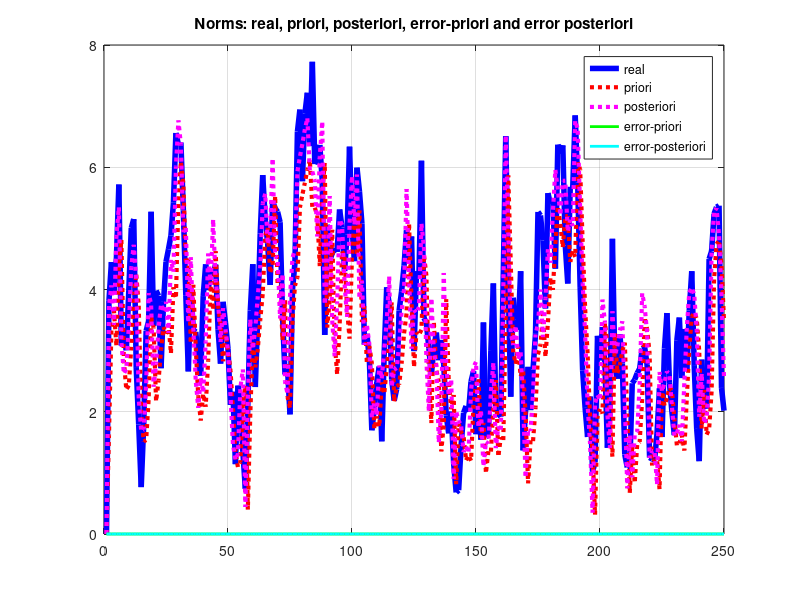
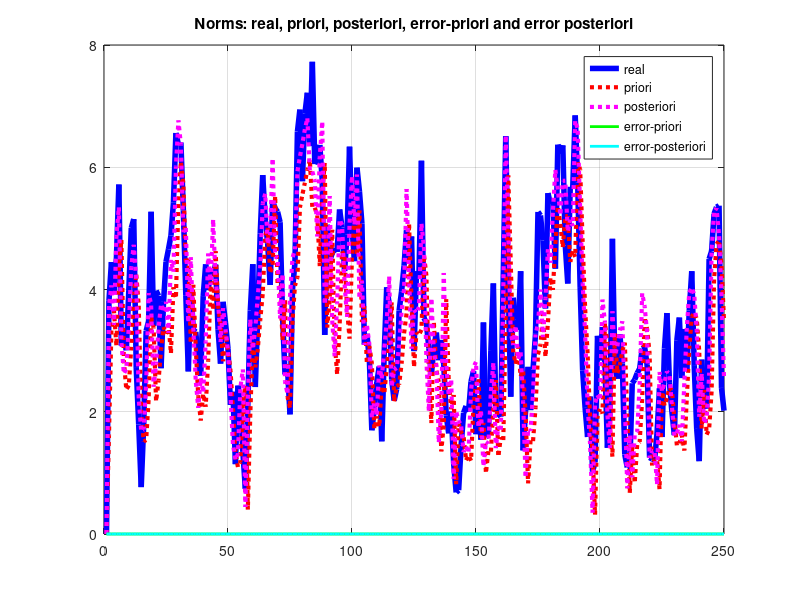
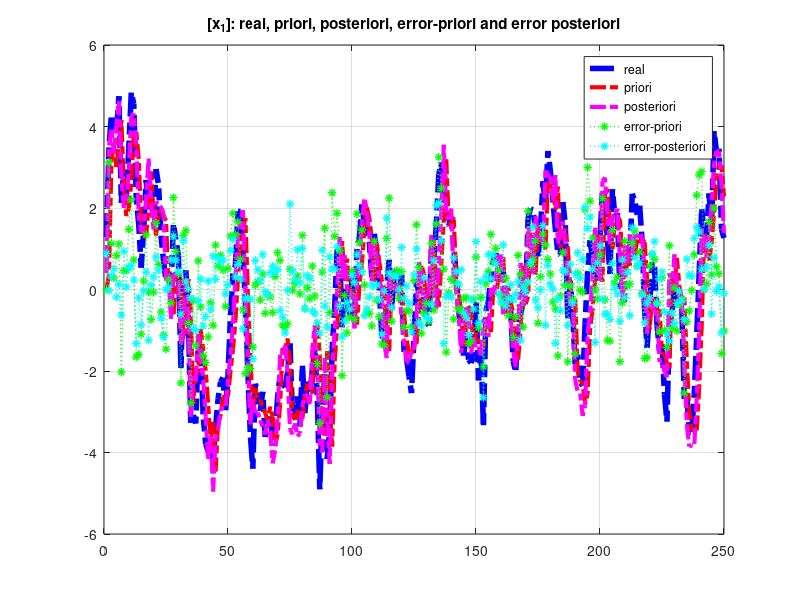
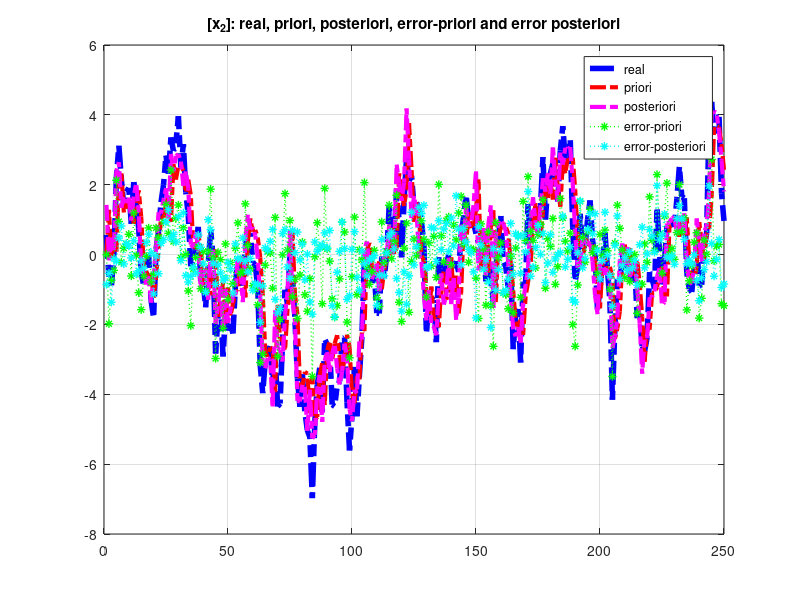

Here is the MATLAB script that generated these plots, in order:
% RIBEIRO, J. R. June, 12, 2020. jrodrib@usp.br
%
% Filtering of linear dynamic systems [Kumar&Varaiya:Theorem 2.21]
%
% x(k+1) = A * x(k) + G * w(k)                         % state
%   y(k) = C * x(k) + H * v(k)                         % output
% q(k+1) = A * q(k) + L(k+1) * [y(k+1) - C * A * q(k)] % estimator
%
% w and v are independent noise processes with zero mean, 
% and covariance W and V.
%
% x(0) has mean 0 and covariance x_0_covariance
%
%
%%%% #1
%%%% CREATING PARAMETERS
%%%% 
close all,clear,clc;
% dimentions
k_max = 250;
dim_x = 5;
dim_w = 3;
dim_y = 3;
dim_v = 7;

% matrices
A = 0.9*eye(dim_x, dim_x);
G = eye(dim_x, dim_w);
C = eye(dim_y, dim_x);
H = eye(dim_y, dim_v);

Q = eye(dim_w, dim_w);               % covariance of w(k)
R = eye(dim_v, dim_v);               % covariance of v(k)
x_0_covariance = eye(dim_x, dim_x);  % mean of x(0)


%%%% #2
%%%% ALLOCATING MEMORY
%%%%
% state vector
XXX = zeros(dim_x, k_max);
x_real = XXX;                        % real value of x(k)
x_posteriori = XXX;                  % post-estimative x(k|k)
x_error_posteriori = XXX;            % post-error x(k) - x(k|k)
x_priori = XXX;                      % pre-estimative x(k|k-1)
x_error_priori = XXX;                % pre-error x(k) - x(k|k-1)
clear XXX;

% covariance
SIGMA = zeros(dim_x, dim_x, k_max); 
Sigma_priori = SIGMA;                % pre-covariance Sigma(k|k-1)
Sigma_posteriori = SIGMA;            % post-covariance Sigma(k|k)
L = zeros(dim_x, dim_y, k_max); 
clear SIGMA;

% output y(k)
y = zeros(dim_y, k_max);

% allocating memory for norms
NORM = zeros(1,k_max);
norm_x_real = NORM;
norm_x_posteriori = NORM;
norm_x_priori = NORM;
norm_x_error_posteriori = NORM;
norm_x_error_priori = NORM;
clear NORM;


%%%% #3
%%%% INITIALIZING PARAMETERS
%%%%
% defining an initial value for x(k=1)
x_real(:,1) = randn(dim_x, 1);

% defining an initial value for y(k=1)
y(:,1) = C*x_real(:,1) + H*randn(dim_v,1);

% defining an initial value for L(k=1)
% L  =  P Q^{-1}
% L  = [Q^{-1}' P']'
L(:,:,1) = [    [C*x_0_covariance*C' + H*R*H']'  \...
                [x_0_covariance*C']'                 ]';

% defining an initial value for q(k=1)
x_posteriori(:,1) = L(:,:,1)*y(:,1);

% defining an initial value for estimation error \tilde{x}_{k=1} = x-q
x_error_posteriori(:,1) = x_real(:,1) - x_posteriori(:,1);

% defining an initial value for Sigma_posteriori(1|1)
Sigma_posteriori(:,:,1) = x_0_covariance - L(:,:,1)*C*x_0_covariance;



%%%%%%%%% calculating covariance of x(0), W, and V
Sigma = zeros(dim_x, dim_x, k_max);
tt = 1e4;
W = zeros(dim_w);
V = zeros(dim_v);
for i=1:tt
  r = randn(dim_x, 1);
  w = randn(dim_w, 1);
  v = randn(dim_v, 1);
  Sigma(:,:,1) = Sigma(:,:,1) + r*r';
  W = W + w*w';
  V = V + v*v';
end
Sigma(:,:,1) = Sigma(:,:,1)/tt;
Q = W/tt;
R = V/tt;
clear W V v w r tt;
% Sigma(0) = covariance of x(0)




%%%% #3
%%%% BUILDING THE SYSTEM DYNAMIC
%%%%

for k = 2:k_max
  x_real(:, k) = A*x_real(:, k-1) + G*randn(dim_w, 1);
    
  y(:, k) = C*x_real(:, k) + H*randn(dim_v, 1);  
  
  x_priori(:,k) = A*x_posteriori(:,k-1);
  
  x_error_priori(:,k) = x_real(:,k) - x_priori(:,k);
  
  Sigma_priori(:,:,k) = A*Sigma_posteriori(:,:,k-1)*A' + G*Q*G';
  
  L(:,:,k) = [[C*Sigma_priori(:,:,k)*C' + H*R*H']'\[Sigma_priori(:,:,k)*C']']';
                 
  Sigma_posteriori(:,:,k) = Sigma_priori(:,:,k) - L(:,:,k)*C*Sigma_priori(:,:,k);
  
  x_posteriori(:,k) = x_priori(:,k) + L(:,:,k)*[y(:,k) - C*A*x_posteriori(:,k-1)];
  
  x_error_posteriori(:,k) = x_real(:,k) - x_posteriori(:,k);
  
  
  norm_x_real(k) = norm(x_real(:,k));
  norm_x_priori(k) = norm(x_priori(:,k));
  norm_x_posteriori(k) = norm(x_posteriori(:,k));
  norm_error_priori(k) = norm(x_error_priori(:,k));
  norm_error_posteriori(k) = norm(x_error_posteriori(:,k));
end




figure;
plot(norm_x_real,'b','LineWidth',4); hold on;
plot(norm_x_priori,'r:','linewidth',3);
plot(norm_x_posteriori,'m:','linewidth',3);
plot(norm_x_error_priori,'g','linewidth',2);
plot(norm_x_error_posteriori,'c','linewidth',2);
grid on; hold off;
title('Norms: real, priori, posteriori, error-priori and error posteriori')
legend('real','priori','posteriori','error-priori','error-posteriori');
saveas(1,'norms.pdf');
close all


for pic=1:dim_x
pic2str = num2str(pic);
figure
plot(x_real(pic,:),'b-.','LineWidth',4); hold on;
plot(x_priori(pic,:),'r-.','linewidth',3);
plot(x_posteriori(pic,:),'m-.','linewidth',3);
plot(x_error_priori(pic,:),'g*:','linewidth',1);
plot(x_error_posteriori(pic,:),'c*:','linewidth',1);
grid on; hold off;
title(['[x_',pic2str,']: real, priori, posteriori, error-priori and error posteriori']);
legend('real','priori','posteriori','error-priori','error-posteriori');
saveas(pic,[pic2str,'th-coordinate.pdf']);
end

